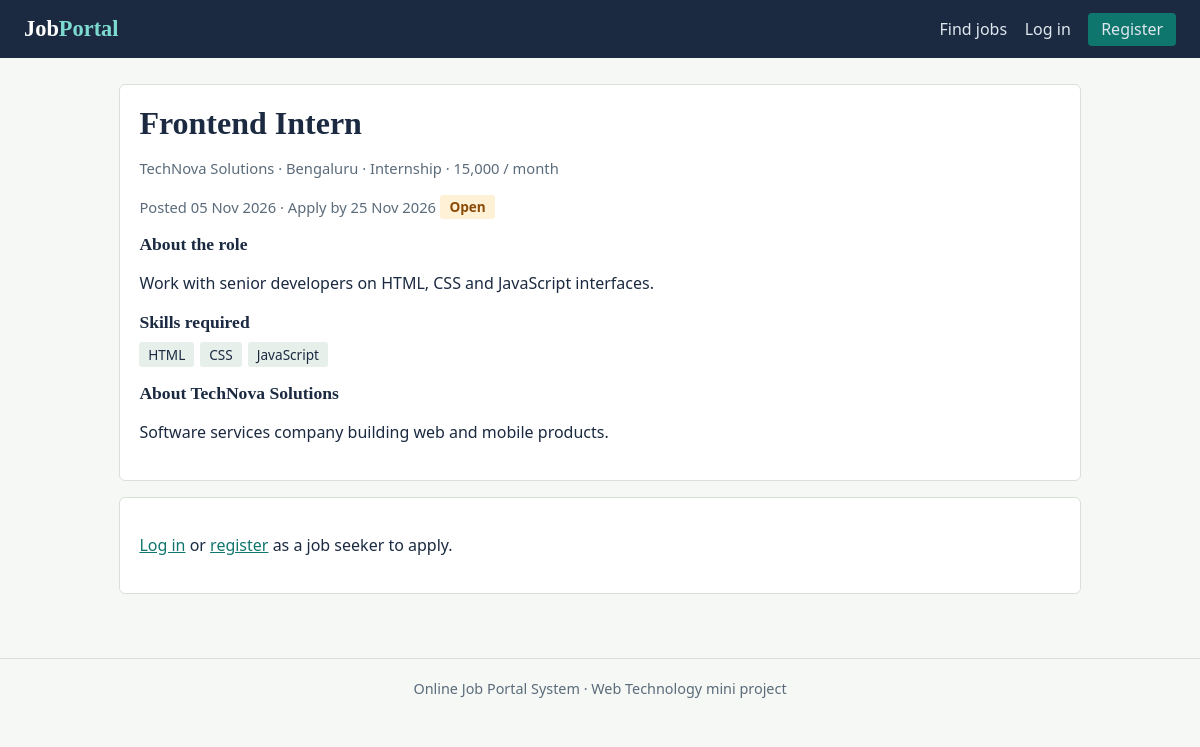
The app's page /job.php?id=2 with its own data.
### tables this page shows
CREATE TABLE jobs (
  id INT AUTO_INCREMENT PRIMARY KEY,
  employer_id INT NOT NULL,
  title VARCHAR(120) NOT NULL,
  description TEXT NOT NULL,
  location VARCHAR(100) NOT NULL,
  salary VARCHAR(60),
  job_type ENUM('Full-time','Part-time','Internship') NOT NULL,
  skills VARCHAR(255),
  posted_date DATE NOT NULL,
  last_date DATE NOT NULL,
  status ENUM('open','closed') NOT NULL DEFAULT 'open',
  FOREIGN KEY (employer_id) REFERENCES users(id) ON DELETE CASCADE
);

CREATE TABLE employer_profiles (
  id INT AUTO_INCREMENT PRIMARY KEY,
  user_id INT NOT NULL UNIQUE,
  company_name VARCHAR(120) NOT NULL,
  website VARCHAR(150),
  location VARCHAR(100),
  description TEXT,
  approval_status ENUM('pending','approved','rejected') NOT NULL DEFAULT 'pending',
  FOREIGN KEY (user_id) REFERENCES users(id) ON DELETE CASCADE
);

### job.php (the view, shortened to what this page needs)
<?php
require_once 'config.php';
$id = (int)($_GET['id'] ?? 0);
$st = $conn->prepare("SELECT j.*, ep.company_name, ep.website, ep.description AS company_info
                      FROM jobs j JOIN employer_profiles ep ON ep.user_id=j.employer_id
                      WHERE j.id=? AND ep.approval_status='approved'");
$st->bind_param('i', $id);
$st->execute();
$job = $st->get_result()->fetch_assoc();
$isOpen = $job['status'] === 'open' && $job['last_date'] >= date('Y-m-d');
$applied = null;
require 'includes/header.php';
?>
<div class="card">
  <h1><?= e($job['title']) ?></h1>
  <p class="meta"><?= e($job['company_name']) ?> &middot; <?= e($job['location']) ?> &middot; <?= e($job['job_type']) ?><?= $job['salary'] ? ' &middot; ' . e($job['salary']) : '' ?></p>
  <p class="meta">Posted <?= e(date('d M Y', strtotime($job['posted_date']))) ?> &middot; Apply by <?= e(date('d M Y', strtotime($job['last_date']))) ?> <?= badge($isOpen ? 'Open' : 'Closed') ?></p>
  <h3>About the role</h3>
  <p><?= nl2br(e($job['description'])) ?></p>
  <h3>Skills required</h3>
  <div class="tags">
    <?php foreach (array_filter(array_map('trim', explode(',', $job['skills']))) as $s): ?><span class="tag"><?= e($s) ?></span><?php endforeach; ?>
  </div>
  <?php if ($job['company_info']): ?><h3 style="margin-top:1rem">About <?= e($job['company_name']) ?></h3><p><?= e($job['company_info']) ?></p><?php endif; ?>
</div>
<div class="card">
<?php if (!isset($_SESSION['user_id'])): ?>
  <p><a href="login.php">Log in</a> or <a href="register.php">register</a> as a job seeker to apply.</p>
<?php elseif ($_SESSION['role'] !== 'seeker'): ?>
  <p class="meta">Only job seeker accounts can apply.</p>
<?php elseif ($applied): ?>
  <p>You applied for this job. Current status: <?= badge($applied['status']) ?></p>
<?php elseif (!$isOpen): ?>
  <p class="meta">This job is no longer accepting applications.</p>
<?php endif; ?>
</div>
<?php require 'includes/footer.php'; ?>

### css/style.css (style rules this page uses)
:root { --ink:#1b2a41;--paper:#f6f8f5;--card:#fff;--line:#d9e0d8;--accent:#0f766e;--accent-dark:#0b5a54;--warn:#b45309;--bad:#b42318;--muted:#5b6b7a }
* { box-sizing:border-box }
body { margin:0;background:var(--paper);color:var(--ink);font:16px/1.55 "Segoe UI",system-ui,sans-serif }
h1,h2,h3 { font-family:Georgia,"Times New Roman",serif;line-height:1.2;margin:0 0 .6rem }
h1 { font-size:2rem }
h3 { font-size:1.1rem }
a { color:var(--accent) }
.card { background:var(--card);border:1px solid var(--line);border-radius:6px;padding:1.2rem;margin-bottom:1rem }
.meta { color:var(--muted);font-size:.92rem }
.tags { display:flex;gap:.4rem;flex-wrap:wrap;margin-top:.5rem }
.tag { background:#e6efe9;border-radius:3px;padding:.1rem .55rem;font-size:.85rem }

### records on screen
jobs: title "Frontend Intern", employer_profiles.company_name "TechNova Solutions", location "Bengaluru", job_type "Internship", salary "15,000 / month", posted_date "05 Nov 2026", last_date "25 Nov 2026", description "Work with senior developers on HTML, CSS and JavaScript interfaces.", skills "HTML", skills "CSS", skills "JavaScript", employer_profiles.description "Software services company building web and mobile products."

### other values on screen
$status "Open"
